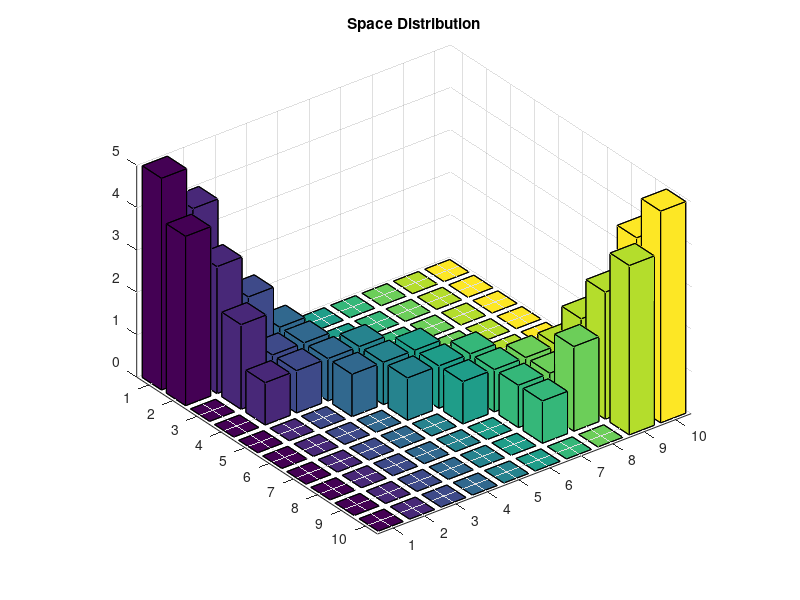
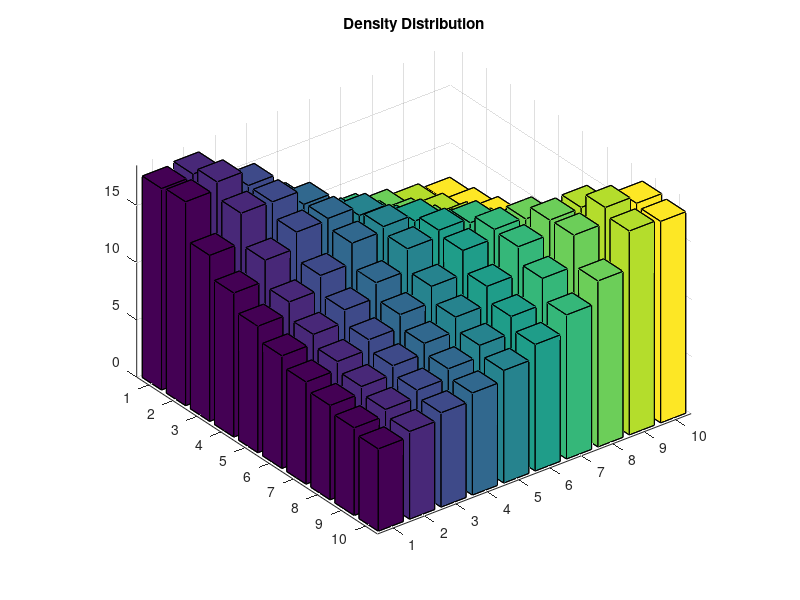

Write MATLAB code to recreate these figures, in order.
num=10;
[X, Y] = meshgrid(1:num, 1:num);
matrix=[5,4,0,0,0,0,0,0,0,0;
        4,3,2,1,0,0,0,0,0,0;
        0,2,1,1,0,0,0,0,0,0;
        0,1,1,1,1,0,0,0,0,0;
        0,0,0,1,1,1,0,0,0,0;
        0,0,0,0,1,1,1,0,0,0;
        0,0,0,0,0,1,1,1,1,0;
        0,0,0,0,0,0,1,1,2,0;
        0,0,0,0,0,0,1,2,3,4;
        0,0,0,0,0,0,0,0,4,5];
value=0.0;
valuemap=zeros(num,num);
distance=0;
for row=1:num
    for column=1:num
        
        value=0.0;
        for i=1:num
            for j=1:num
                distance=0;
                if matrix(i,j)~=0
                    distance = max(abs(row-i)+1,abs(column-j)+1);
                    value = value + matrix(i,j)*1.0/distance;
                end        
            end
        end
        valuemap(row,column)=value;
     
    end
end

figure(1),bar3(matrix),title('Space Distribution');
figure(2),bar3(valuemap),title('Density Distribution');